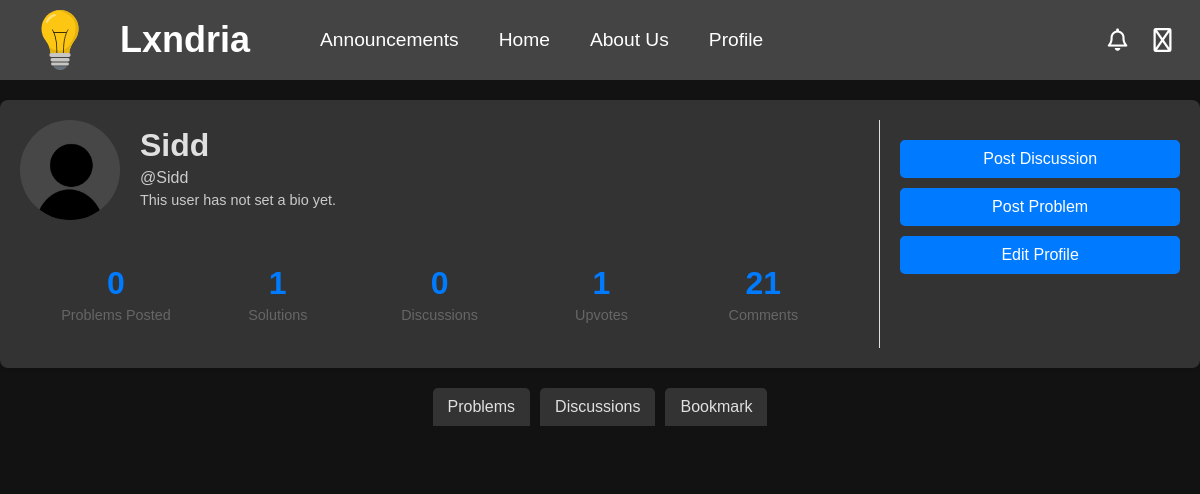
The app's page /account (signed in), older data.
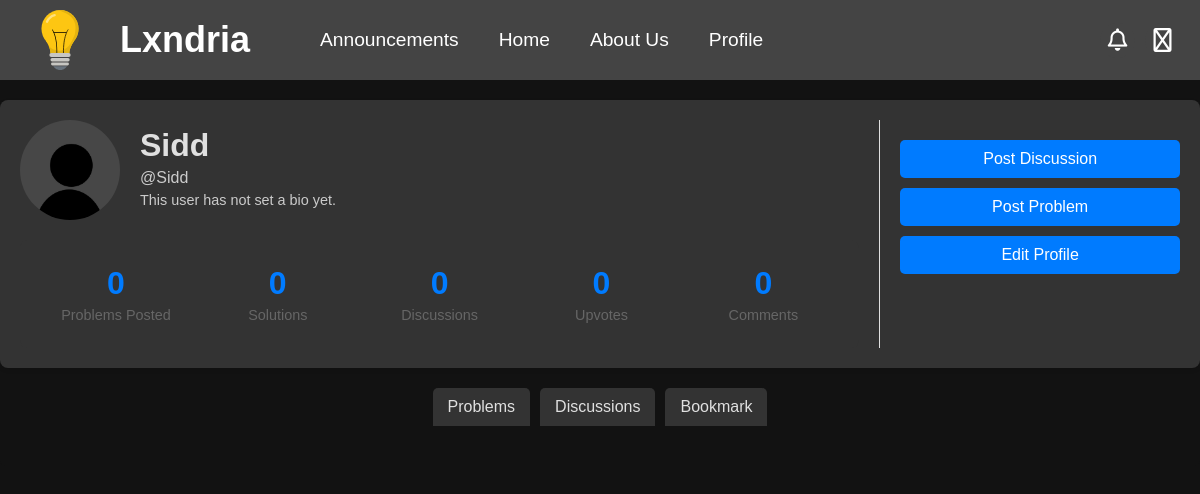
The same page, newer data.
### app/models.py (models this page shows, shortened)
class Profile(db.Model):
    __tablename__ = "profile"
    __table_args__ = {"extend_existing": True}
    username = db.Column(db.String(80), db.ForeignKey('user.username'), primary_key=True)  # Primary + Foreign Key
    user = db.relationship('User', backref=db.backref('profile', uselist=False, cascade="all, delete-orphan"))
    profile_pic = db.Column(db.String(255), default="/images/default-profile.jpg")
    bio = db.Column(db.Text, default="This user has not set a bio yet.")
    upvotes = db.Column(db.Integer, default=0)
    created_at = db.Column(db.DateTime, default=datetime.utcnow)
    updated_at = db.Column(db.DateTime, onupdate=datetime.utcnow)
    @property
    def problems_posted(self):
        return Problem.query.filter_by(author=self.username).count()
    @property
    def solutions(self):
        return Solutions.query.filter_by(username=self.username).count()
    @property
    def comments(self):
        return Comments.query.filter_by(username=self.username).count()
    @property
    def discussions(self):
        return Discussion.query.filter_by(author=self.username).count()
    @property
    def name(self):
        return self.user.name if self.user else None
    @property
    def is_moderator(self):
        return Moderators.query.filter_by(username=self.username).count() != 0

class User(db.Model, UserMixin): # create a User class to store user information
    __tablename__ = "user"
    __table_args__ = {"extend_existing": True}  # Allow modifications to the table
    id = db.Column(db.Integer, primary_key=True)
    username = db.Column(db.String(80), unique=True, nullable=False)
    name = db.Column(db.String(80), nullable=False)
    password_hash = db.Column(db.String(120), nullable=False)
    email = db.Column(db.String(120), unique=True, nullable=False)
    created_at = db.Column(db.DateTime, default=datetime.utcnow)
    updated_at = db.Column(db.DateTime, onupdate=datetime.utcnow)

### app/routes/account.py (the view, shortened to what this page needs)
@account_bp.route('/account')
def account():
    if not current_user.is_authenticated:
        return redirect(url_for('routes.auth.login'))
    if request.args.get('updateEmail'):
        return redirect(url_for('routes.auth.update_email'))
    profile = Profile.query.filter_by(username=current_user.username).first()
    problems = Problem.query.filter_by(author=current_user.username).order_by(Problem.created_at.desc()).all()
    discussions = Discussion.query.filter_by(author=current_user.username).order_by(Discussion.created_at.desc()).all()
    bookmarks = Bookmarks.query.filter_by(username=current_user.username).order_by(Bookmarks.created_at.desc()).all()
    return render_template('account.html', user=profile, problems=problems, stats=profile, discussions=discussions, bookmarks=bookmarks)

### app/models.py (called while the page is built)
    @property
    def reducedContent(self):
        FullContent = self.content
        if len(FullContent) > 500:
            return FullContent[:500] + "..."
        return FullContent

### app/routes/auth.py (called while the page is built)
@login_manager.user_loader
def load_user(user_id):
    return User.query.get(int(user_id))

### app/templates/account.html (shortened to what this page needs)
<!DOCTYPE html>
<html>
<head>
  {%include 'banner.html'%}
  <link rel="stylesheet" href="{{url_for('static', filename='css/profile.css')}}">
</head>
<body>
    <div class="profile-container">
        <div class="profile-main">
          <div class="profile-header">
            <img src="{{url_for('static', filename=user.profile_pic)}}" alt="Profile Picture" class="profile-pic">
            <div class="profile-info">
              <h1>{{user.name}}</h1>
              <p>@{{user.username}}</p>
              <p class="profile-bio">{{user.bio}}</p>
            </div>
          </div>
          <div class="profile-stats">
            <div class="stat-item">
                <div class="stat-number">{{stats.problems_posted}}</div>
                <div class="stat-text">Problems Posted</div>
            </div>
            <div class="stat-item">
                <div class="stat-number">{{stats.solutions}}</div>
                <div class="stat-text">Solutions</div>
              </div>
              <div class="stat-item">
                <div class="stat-number">{{stats.discussions}}</div>
                <div class="stat-text">Discussions</div>
              </div>
              <div class="stat-item">
                <div class="stat-number">{{stats.upvotes}}</div>
                <div class="stat-text">Upvotes</div>
              </div>
              <div class="stat-item">
                <div class="stat-number">{{stats.comments}}</div>
                <div class="stat-text">Comments</div>
              </div>
            </div>
        </div>
        {% if user.username == current_user.username %}
        <div class="profile-sidebar">
          <div class="profile-options">
            <a href="/account/contribute/discussion"><button>Post Discussion</button></a>
            <a href="/account/contribute/problem"><button>Post Problem</button></a>
            <a href="/account/edit"><button>Edit Profile</button></a>
          </div>
        </div>
        {% endif %}
      </div>
      <div class="Tabs">
        <button class="tab" onclick="openTab(event, 'Problems')">Problems</button>
        <button class="tab" onclick="openTab(event, 'Discussions')">Discussions</button>
        {% if user.username == current_user.username %}
        <button class="tab" onclick="openTab(event, 'Bookmark')">Bookmark</button>
        {% endif %}
      </div>
      <div class="TabContent" display="block" id = "Problems" style="display: block;">
      </div>
</body>
</html>

### app/templates/banner.html (shortened to what this page needs)
<!DOCTYPE html>
<html>
<link rel="stylesheet" href="https://cdnjs.cloudflare.com/ajax/libs/font-awesome/6.4.2/css/all.min.css">
<link rel="stylesheet" href="{{url_for('static', filename='css/banner.css')}}">
<header class="banner">
    <div class="logo-container">
      <img src="{{url_for('static', filename='Images/logo.svg')}}" alt="Logo" class="logo">
      <span class="site-name"><a href="/">Lxndria</span></a>
    <div class="nav-container">
      <a href="/show-announcements">Announcements</a>
      <a href="/">Home</a>
      <a href="/about">About Us</a>
      <a href="/account">Profile</a>
    </div></div>
      <div class="menu-container">
        <button class="notif-button" onclick="toggleNotif()"><i class="far fa-bell"></i></button>
        <button class="menu-button" onclick="toggleMenu()"><i class="far fa-cog"></i>
        </button>
    </div>
  </header>
</html>

### app/static/css/banner.css (style rules this page uses)
body, h1, p { margin: 0; padding: 0; text-decoration: none; color: inherit; font-family: Arial, sans-serif; box-sizing: border-box; background-color: #121212; color: #f1f1f1; ; }
a { text-decoration: none; color: inherit; }
.banner { display: flex; justify-content: space-between; align-items: center; padding: 10px 10px; background-color: #444; color: white; position: sticky; top: 0; z-index: 1000; }
.logo-container { display: flex; align-items: center; }
.logo { width: 60px; height: 60px; margin-left: 20px; margin-right: 30px; }
.site-name { font-size: 2.25rem; font-family: 'Gill Sans', 'Gill Sans MT', Calibri, 'Trebuchet MS', sans-serif; font-weight: bold; margin-right: 50px; }
.menu-container { position: relative; display: flex; }
.menu-button { padding: 15px; margin-right: 10px; background-color: #444; color: white; border: none; cursor: pointer; border-radius: 50%; width: 35px; height: 35px; text-align: center; font-size: 1.5rem; line-height: 1; display: flex; justify-content: center; align-items: center; }
.notif-button { padding: 15px; margin-right: 10px; background-color: #444; color: white; border: none; cursor: pointer; border-radius: 50%; width: 35px; height: 35px; text-align: center; font-size: 1.4rem; line-height: 1; display: flex; justify-content: center; align-items: center; }

### app/static/css/profile.css (style rules this page uses)
body, h1, p { margin: 0; padding: 0; text-decoration: none; color: inherit; font-family: Arial, sans-serif; box-sizing: border-box; background-color: #121212; color: #f1f1f1; ; }
a { text-decoration: none; color: inherit; }
.profile-info h1, .profile-info p { font-family: 'Poppins', sans-serif; margin: 0; padding: 0; background-color: #333; color: #e0e0e0; }
.profile-container { display: flex; max-width: 1200px; margin: 20px auto; padding: 20px; background-color: #333; box-shadow: 0 2px 4px rgba(0, 0, 0, 0.1); border-radius: 8px; color: #e0e0e0; }
.profile-main { flex: 3; padding-right: 20px; }
.profile-sidebar { flex: 1; padding-left: 20px; border-left: 1px solid #e0e0e0; }
.profile-header { display: flex; align-items: center; margin-bottom: 20px; }
.profile-pic { width: 100px; height: 100px; border-radius: 50%; object-fit: cover; margin-right: 20px; }
.profile-info h1 { font-size: 2rem; margin: 0; }
.profile-info p { margin: 5px 0; color: #e0e0e0e0; }
.profile-bio { margin-top: 10px; font-size: 0.9rem; color: #444; }
.profile-stats { display: flex; justify-content: space-between; margin-top: 20px; padding: 15px; background-color: #333; border-radius: 8px; }
.stat-item { text-align: center; flex: 1; padding: 10px; }
.stat-number { font-size: 2rem; font-weight: 600; color: #007bff; margin-bottom: 5px; }
.stat-text { font-size: 0.9rem; color: #666; }
.profile-options { margin-top: 20px; }
.profile-options button { display: block; width: 100%; padding: 10px; margin-bottom: 10px; background-color: #007bff; color: #ffffff; border: none; border-radius: 5px; cursor: pointer; font-size: 1rem; transition: background-color 0.3s; }
.Tabs { display: flex; justify-content: center; margin-bottom: 0px; }
.Tabs button { background-color: #333; color: #e0e0e0; border: none; padding: 10px 15px; cursor: pointer; font-size: 1rem; border-radius: 5px 5px 0 0; transition: background-color 0.3s; }
.Tabs button:not(:last-child) { margin-right: 10px; }
.TabContent { display: none; padding: 20px; background-color: #121212; border-radius: 0 0 5px 5px; }

Row changes from the older to the newer data that the page shows:
changed Profile "Sidd": upvotes "1" → "0"
Text that changed along with them:
{{ stats.solutions }}: "1" → "0"
{{ stats.comments }}: "21" → "0"
